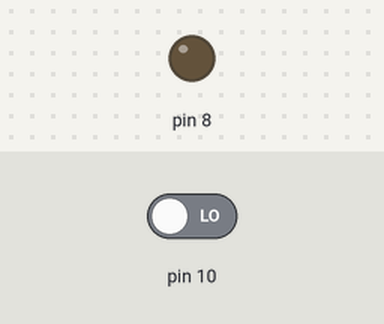
Simulated run of this sketch. Board: Arduino Uno, built with avr-gcc and run on an emulated ATmega328P. On the bench: output pins drawn as LEDs (lit = HIGH). Inputs (shaded band) come from the test bench; at power-on: pin 10 LOW.

Above: at 1.2 s.
1.3 s: pin 10 driven HIGH
At 1.9 s:
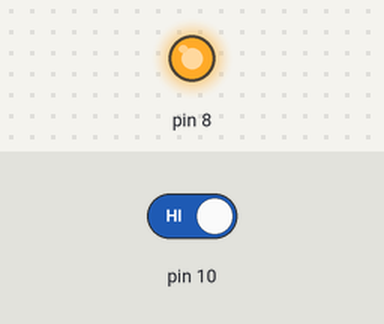
2.8 s: pin 10 driven LOW
At 4.2 s:
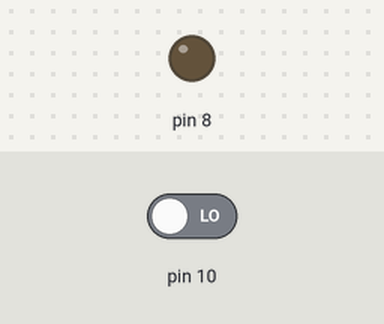
Timing chart, 0 to 5.8 s (numbered marks = the images above; inputs shaded):
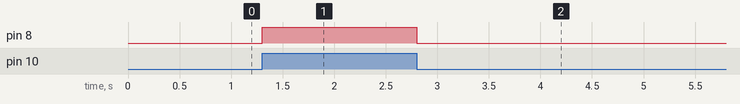

Measured:
- after the input at 1.3 s, pin 8: LOW → HIGH at once
- after the input at 2.8 s, pin 8: HIGH → LOW at once

The sketch:

sketch_oct08a.ino
```cpp
void setup() {
  Serial.begin(9600);
  pinMode(8,OUTPUT);
  pinMode(10, INPUT);

}
void loop() {
int  buttonState = digitalRead(10);
 if (buttonState == HIGH) {
    // turn LED on:
    digitalWrite(8, HIGH);
  } else {
    // turn LED off:
    digitalWrite(8, LOW);
  }

}
```
